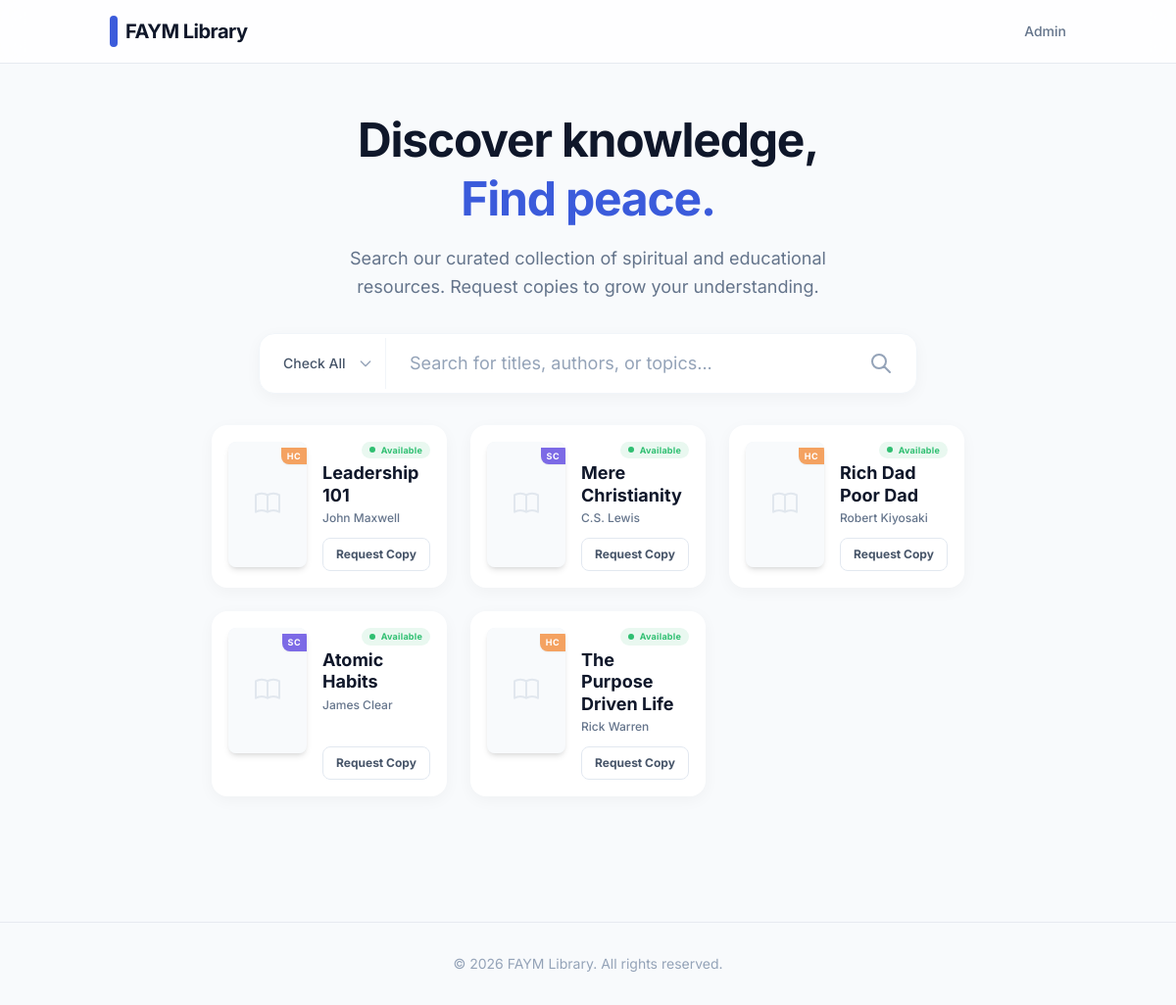
The page / on the database its author committed.
### library/models.py (models this page shows, shortened)
class Book(models.Model):
    TYPE_CHOICES = [
        ('SC', 'Soft Copy'),
        ('HC', 'Hard Copy'),
    ]
    AVAILABILITY_CHOICES = [
        ('Available', 'Available'),
        ('On Hold', 'On Hold'),
        ('Taken', 'Taken'),
        ('Not Available', 'Not Available'), # Keep for legacy/manual
    ]
    book_id = models.AutoField(primary_key=True)
    title = models.CharField(max_length=200)
    type = models.CharField(max_length=2, choices=TYPE_CHOICES)
    author = models.CharField(max_length=200)
    owner = models.CharField(max_length=200, help_text="Name of owner if HC, else FAYM")
    location = models.CharField(max_length=500, help_text="Physical location or Dropbox Link")
    duration_days = models.IntegerField(default=7, help_text="Keep duration in days for HC")
    availability = models.CharField(max_length=20, choices=AVAILABILITY_CHOICES, default='Available')
    keywords = models.TextField(help_text="Comma separated keywords")
    file_upload = models.FileField(upload_to='temp_books/', blank=True, null=True, help_text="Upload SC file here. It will be moved to Dropbox.")
    cover_url = models.URLField(blank=True, null=True, help_text="URL to book cover image")
    @property
    def is_available(self):
        return self.availability == 'Available'

### library/views.py (the view)
# urls.py: path('', views.index, name='index'),
def index(request):
    books = Book.objects.all().order_by('-book_id')
    all_books = Book.objects.values_list('keywords', flat=True)
    keyword_counter = Counter()
    for k_str in all_books:
        if k_str:
            parts = [k.strip().title() for k in k_str.split(',') if k.strip()]
            keyword_counter.update(parts)
    categories = [k for k, v in keyword_counter.most_common(15)]
    paginator = Paginator(books, 20) # Show 20 contacts per page
    page_number = request.GET.get('page')
    page_obj = paginator.get_page(page_number)
    if request.headers.get('HX-Request'):
        return render(request, 'library/partials/book_list.html', {'books': page_obj})
    context = {
        'books': page_obj,
        'categories': categories,
        'verified_identity': request.session.get('verified_identity', '')
    }
    return render(request, 'library/index.html', context)

### library/templates/library/index.html (shortened to what this page needs)
{% extends 'library/base.html' %}
{% block content %}
<div class="max-w-3xl mx-auto text-center mb-20 space-y-8" x-data="{ query: '', category: '', filterType: 'all' }">
    <div class="space-y-4">
        <h1 class="text-5xl font-bold text-slate-900 tracking-tight leading-tight">
            Discover knowledge,<br>
            <span class="text-primary">Find peace.</span>
        </h1>
        <p class="text-slate-500 text-lg max-w-xl mx-auto leading-relaxed">
            Search our curated collection of spiritual and educational resources.
            Request copies to grow your understanding.
        </p>
    </div>
    <div class="relative max-w-2xl mx-auto group">
        <div
            class="relative bg-white rounded-2xl shadow-premium group-hover:shadow-premium-hover transition-shadow duration-300 border border-slate-100 flex items-center overflow-hidden">
            <div class="relative border-r border-slate-100">
                <select name="filter_type" x-model="filterType"
                    class="appearance-none pl-6 pr-10 py-4 bg-transparent text-sm font-medium text-slate-600 focus:outline-none cursor-pointer hover:text-primary transition-colors"
                    hx-get="{% url 'search_books' %}" hx-trigger="change" hx-target="#book-results"
                    hx-include="[name='q'], [name='category']">
                    <option value="all">Check All</option>
                </select>
                <div class="absolute right-3 top-1/2 -translate-y-1/2 pointer-events-none text-slate-400">
                    <svg class="w-4 h-4" fill="none" stroke="currentColor" viewBox="0 0 24 24">
                        <path stroke-linecap="round" stroke-linejoin="round" stroke-width="2" d="M19 9l-7 7-7-7" />
                    </svg>
                </div>
            </div>
            <input type="text" name="q" x-model="query" list="search-suggestions"
                class="flex-1 px-6 py-4 text-lg text-slate-800 placeholder-slate-400 focus:outline-none bg-transparent"
                placeholder="Search for titles, authors, or topics..." hx-get="{% url 'search_books' %}"
                hx-trigger="keyup changed delay:300ms, search" hx-target="#book-results"
                hx-include="[name='category'], [name='filter_type']"
                @keyup.debounce.300ms="htmx.ajax('GET', '{% url 'suggest_books' %}', {target:'#search-suggestions', values:{q:query}})"
                autocomplete="off">
            <button class="px-6 text-slate-400 group-hover:text-primary transition-colors"
                @click="htmx.trigger(document.querySelector('[name=q]'), 'search')">
                <svg class="w-6 h-6" fill="none" stroke="currentColor" viewBox="0 0 24 24">
                    <path stroke-linecap="round" stroke-linejoin="round" stroke-width="2"
                        d="M21 21l-6-6m2-5a7 7 0 11-14 0 7 7 0 0114 0z" />
                </svg>
            </button>
        </div>
    </div>
    <div id="book-results" class="grid grid-cols-1 md:grid-cols-2 lg:grid-cols-3 gap-6 text-left mt-8">
        {% include 'library/partials/book_list.html' %}
    </div>
</div>
{% endblock %}

### library/templates/library/base.html (shortened to what this page needs)
<!DOCTYPE html>
<html lang="en">
<head>
    <script src="https://cdn.tailwindcss.com"></script>
</head>
<body class="bg-mainbg text-slate-900 min-h-screen flex flex-col">
    {% include 'library/navbar.html' %}
    <main class="container mx-auto px-6 py-12 flex-grow fade-in">
        {% block content %}{% endblock %}
    </main>
    <footer class="mt-auto py-8 text-center text-slate-400 text-sm border-t border-divider">
        <p>© {% now "Y" %} FAYM Library. All rights reserved.</p>
    </footer>
</body>
</html>

### library/templates/library/navbar.html
<nav class="bg-white/80 backdrop-blur-md border-b border-divider sticky top-0 z-40 transition-all duration-300">
    <div class="container mx-auto px-6 h-16 flex justify-between items-center">
        <a href="/"
            class="text-xl font-bold tracking-tight text-slate-900 hover:text-primary transition-colors flex items-center gap-2">
            <span class="w-2 h-8 bg-primary rounded-full"></span>
            FAYM Library
        </a>
        <div class="flex items-center gap-6">
            <a href="/admin/" class="text-sm font-medium text-slate-500 hover:text-primary transition-colors">
                Admin
            </a>
        </div>
    </div>
</nav>

### library/templates/library/partials/book_list.html (shortened to what this page needs)
{% if books %}
{% for book in books %}
<div
    class="group bg-white rounded-2xl shadow-premium hover:shadow-premium-hover transition-all duration-300 border border-transparent hover:border-slate-100 overflow-hidden flex flex-col h-full transform hover:-translate-y-1">
    <div class="p-4 flex gap-4 flex-1 items-start">
        <div
            class="w-20 h-32 flex-shrink-0 rounded-lg shadow-md overflow-hidden relative group-hover:scale-105 transition-transform duration-500 bg-slate-100">
            {% if book.cover_url %}
            <img src="{{ book.cover_url }}" alt="{{ book.title }}" class="w-full h-full object-cover">
            {% else %}
            <div class="w-full h-full flex flex-col items-center justify-center text-slate-300 bg-slate-50">
            </div>
            {% endif %}
            <div class="absolute top-0 right-0">
                <span class="inline-block px-1.5 py-0.5 text-[9px] font-bold uppercase tracking-wider text-white shadow-sm rounded-bl-lg
                {% if book.type == 'SC' %}bg-softpurple{% else %}bg-warmamber{% endif %}">
                    {{ book.type }}
                </span>
            </div>
        </div>
        <div class="flex-1 min-w-0 flex flex-col h-full">
            <div class="flex justify-end mb-1">
                {% if book.is_available %}
                <span
                    class="inline-flex items-center gap-1.5 px-2 py-0.5 rounded-full bg-statusgreen-bg text-statusgreen text-[9px] font-bold tracking-wide">
                    <span class="w-1.5 h-1.5 rounded-full bg-statusgreen animate-pulse"></span>
                    Available
                </span>
                {% else %}
                <span
                    class="inline-flex items-center gap-1.5 px-2 py-0.5 rounded-full bg-red-50 text-red-500 text-[9px] font-bold tracking-wide">
                    <span class="w-1.5 h-1.5 rounded-full bg-red-500"></span>
                    Taken
                </span>
                {% endif %}
            </div>
            <h3 class="text-lg font-bold text-slate-900 leading-tight mb-1 group-hover:text-primary transition-colors"
                title="{{ book.title }}">
                {{ book.title }}
            </h3>
            <p class="text-xs text-slate-500 font-medium mb-3">
                {{ book.author }}
            </p>
            <div class="mt-auto">
                {% if book.is_available %}
                <button id="btn-{{ book.book_id }}"
                    @click="$dispatch('open-request-modal', { id: '{{ book.book_id }}', title: '{{ book.title|escapejs }}' })"
                    class="w-full py-2 bg-white border border-slate-200 text-slate-600 text-xs font-bold rounded-lg hover:border-primary hover:text-primary hover:bg-primary-soft transition-all duration-200 flex items-center justify-center gap-2">
                    Request Copy
                </button>
                {% else %}
                <button disabled
                    class="w-full py-2 bg-slate-50 text-slate-300 text-xs font-bold rounded-lg cursor-not-allowed border border-slate-100">
                    Unavailable
                </button>
                {% endif %}
            </div>
        </div>
    </div>
</div>
{% endfor %}
{% endif %}

### library/templates/library/base.html (style rules this page uses)
body { font-family: 'Inter', sans-serif; background-color: #F8FAFC; -webkit-font-smoothing: antialiased; -moz-osx-font-smoothing: grayscale; }
.fade-in { animation: fadeIn 0.6s ease-out forwards; }

### rows shown on the page
Book: type "HC", availability "Available", title "Leadership 101", author "John Maxwell"
Book: type "SC", availability "Available", title "Mere Christianity", author "C.S. Lewis"
Book: type "HC", availability "Available", title "Rich Dad Poor Dad", author "Robert Kiyosaki"
Book: type "SC", availability "Available", title "Atomic Habits", author "James Clear"
Book: type "HC", availability "Available", title "The Purpose Driven Life", author "Rick Warren"
